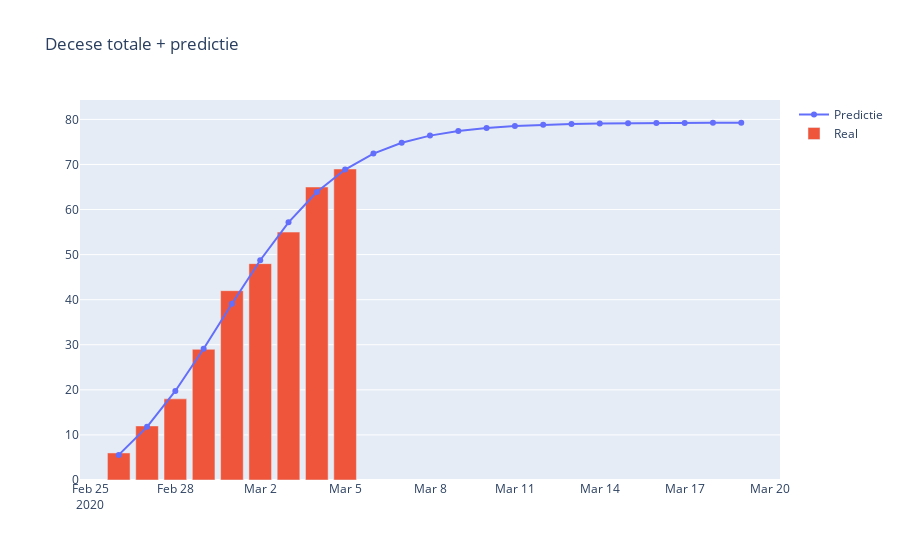

The code cell stored with this chart in its notebook:
### Code cell
#plot_prediction(logistic, decese, "Decese totale + predictie", divider=10)
#100 * decese["cumulat"]
#decese["cumulat"] = decese["cumulat"].apply(lambda x: x * 100)
#decese
plot_prediction(logistic, decese, "Decese totale + predictie", divider=10000)
